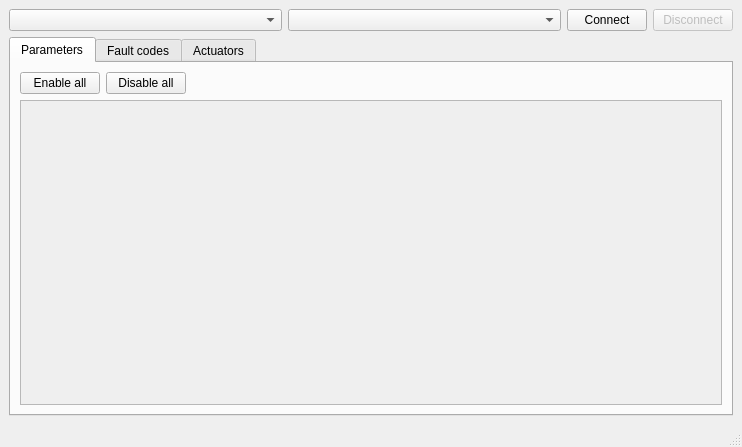
<?xml version="1.0" encoding="UTF-8"?>
<ui version="4.0">
 <class>MainWindow</class>
 <widget class="QMainWindow" name="MainWindow">
  <property name="geometry">
   <rect>
    <x>0</x>
    <y>0</y>
    <width>742</width>
    <height>447</height>
   </rect>
  </property>
  <property name="windowTitle">
   <string>MainWindow</string>
  </property>
  <widget class="QWidget" name="centralwidget">
   <layout class="QGridLayout" name="gridLayout" columnstretch="1,1,0,0">
    <item row="0" column="0">
     <widget class="QComboBox" name="carComboBox"/>
    </item>
    <item row="0" column="1">
     <widget class="QComboBox" name="ecuComboBox"/>
    </item>
    <item row="0" column="2">
     <widget class="QPushButton" name="connectButton">
      <property name="text">
       <string>Connect</string>
      </property>
     </widget>
    </item>
    <item row="0" column="3">
     <widget class="QPushButton" name="disconnectButton">
      <property name="enabled">
       <bool>false</bool>
      </property>
      <property name="text">
       <string>Disconnect</string>
      </property>
     </widget>
    </item>
    <item row="1" column="0" colspan="4">
     <widget class="QTabWidget" name="tabWidget">
      <property name="currentIndex">
       <number>0</number>
      </property>
      <widget class="QWidget" name="tabParameters">
       <attribute name="title">
        <string>Parameters</string>
       </attribute>
       <layout class="QGridLayout" name="gridLayout_2">
        <item row="0" column="0">
         <widget class="QPushButton" name="enableAllParamButton">
          <property name="text">
           <string>Enable all</string>
          </property>
         </widget>
        </item>
        <item row="0" column="1">
         <widget class="QPushButton" name="disableAllParamButton">
          <property name="text">
           <string>Disable all</string>
          </property>
         </widget>
        </item>
        <item row="0" column="2">
         <spacer name="horizontalSpacer_2">
          <property name="orientation">
           <enum>Qt::Horizontal</enum>
          </property>
          <property name="sizeHint" stdset="0">
           <size>
            <width>40</width>
            <height>20</height>
           </size>
          </property>
         </spacer>
        </item>
        <item row="1" column="0" colspan="3">
         <widget class="QScrollArea" name="parametersScrollArea">
          <property name="widgetResizable">
           <bool>true</bool>
          </property>
          <widget class="QWidget" name="parametersCentralWidget">
           <property name="geometry">
            <rect>
             <x>0</x>
             <y>0</y>
             <width>700</width>
             <height>267</height>
            </rect>
           </property>
           <layout class="QGridLayout" name="parametersGrid"/>
          </widget>
         </widget>
        </item>
       </layout>
      </widget>
      <widget class="QWidget" name="tabFaultcodes">
       <attribute name="title">
        <string>Fault codes</string>
       </attribute>
       <layout class="QGridLayout" name="gridLayout_3">
        <item row="0" column="0">
         <widget class="QPushButton" name="readFaultCodesButton">
          <property name="text">
           <string>Read fault codes</string>
          </property>
         </widget>
        </item>
        <item row="0" column="1">
         <spacer name="horizontalSpacer">
          <property name="orientation">
           <enum>Qt::Horizontal</enum>
          </property>
          <property name="sizeHint" stdset="0">
           <size>
            <width>40</width>
            <height>20</height>
           </size>
          </property>
         </spacer>
        </item>
        <item row="1" column="0" colspan="2">
         <widget class="QScrollArea" name="faultCodesScrollArea">
          <property name="widgetResizable">
           <bool>true</bool>
          </property>
          <widget class="QWidget" name="faultCodesCentralWidget">
           <property name="geometry">
            <rect>
             <x>0</x>
             <y>0</y>
             <width>700</width>
             <height>267</height>
            </rect>
           </property>
           <layout class="QGridLayout" name="faultCodesGrid"/>
          </widget>
         </widget>
        </item>
       </layout>
      </widget>
      <widget class="QWidget" name="actuatorsTab">
       <attribute name="title">
        <string>Actuators</string>
       </attribute>
       <layout class="QGridLayout" name="gridLayout_8">
        <item row="0" column="0">
         <widget class="QScrollArea" name="actuatorsScrollArea">
          <property name="widgetResizable">
           <bool>true</bool>
          </property>
          <widget class="QWidget" name="actuatorsCentralWidget">
           <property name="geometry">
            <rect>
             <x>0</x>
             <y>0</y>
             <width>700</width>
             <height>299</height>
            </rect>
           </property>
           <layout class="QGridLayout" name="actuatorsGrid"/>
          </widget>
         </widget>
        </item>
       </layout>
      </widget>
     </widget>
    </item>
   </layout>
  </widget>
  <widget class="QMenuBar" name="menubar">
   <property name="geometry">
    <rect>
     <x>0</x>
     <y>0</y>
     <width>742</width>
     <height>23</height>
    </rect>
   </property>
  </widget>
  <widget class="QStatusBar" name="statusbar"/>
 </widget>
 <resources/>
 <connections/>
</ui>
